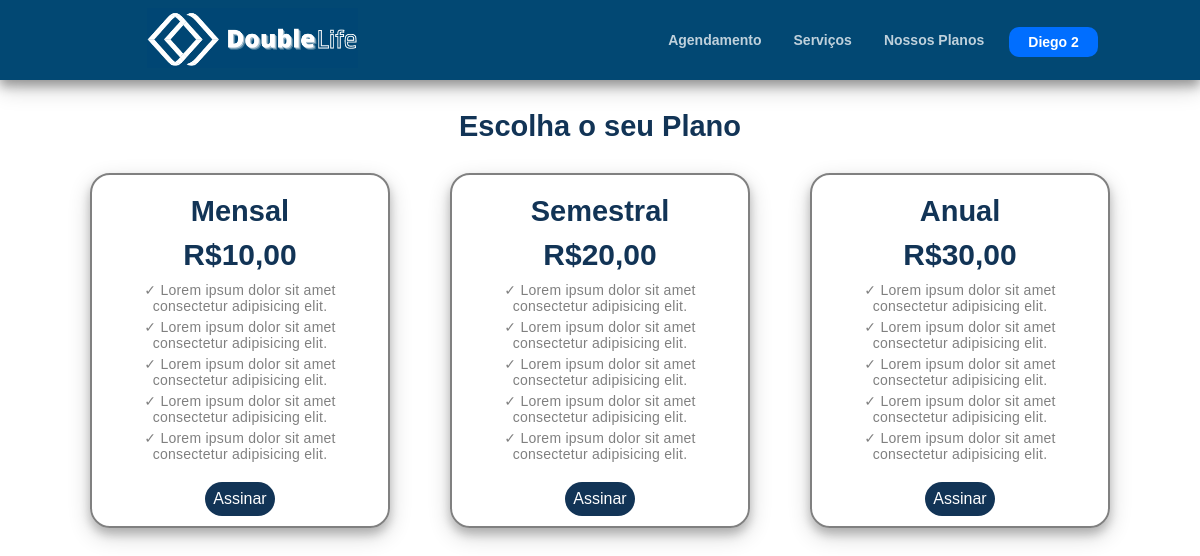
Screenshot of /DoubleLife/menu-cliente/escolherplano.php (signed in) with the database file from the repository.
### tables this page shows
CREATE TABLE `plano` (
  `ID_plano` int(11) NOT NULL,
  `Nome_plano` varchar(50) NOT NULL,
  `Preco` double NOT NULL
);

### DoubleLife/menu-cliente/escolherplano.php (the view, shortened to what this page needs)
<?php
require_once 'conexao.php';
?>
<!DOCTYPE html>
<html lang="pt-br">
<head>
<link rel="stylesheet" href="../estilos/nossos-planos.css">
<link rel="stylesheet" href="../estilos/header-footer.css">
</head>
<?php
    include ('../menu.php')
?>
<section class="nossos-planos">
    <div class= "section wf-section">
            <h1 class= "titulo-principal">Escolha o seu Plano</h1>
        </div>
    <?php
            $results = mysqli_query($conn,"SELECT * FROM plano WHERE ID_plano=1");
            $row = mysqli_fetch_array($results,MYSQLI_ASSOC);
        ?>
    <div class= "section-2 w-container">
        <div class= "planos">
            <h1 class="titulo-card"><?php echo $row['Nome_plano'] ?></h1>
            <h2 class="titulo-card"><?php echo 'R$'.$row['Preco'].',00' ?></h2>
            <ul class="ul-card">
                <li>✓ Lorem ipsum dolor sit amet consectetur adipisicing elit.</li>
                <li>✓ Lorem ipsum dolor sit amet consectetur adipisicing elit.</li>
                <li>✓ Lorem ipsum dolor sit amet consectetur adipisicing elit.</li>
                <li>✓ Lorem ipsum dolor sit amet consectetur adipisicing elit.</li>
                <li>✓ Lorem ipsum dolor sit amet consectetur adipisicing elit.</li>
            </ul>
            <a href="#" class="button w-button" id="btn-1">Assinar</a>
        </div>
		<?php
                $results2 = mysqli_query($conn,"SELECT * FROM plano WHERE ID_plano=2");
                $row2 = mysqli_fetch_array($results2,MYSQLI_ASSOC);
            ?>
        <div class="planos">
            <h1 class="titulo-card"><?php echo $row2['Nome_plano'] ?></h1>
            <h2 class="titulo-card"><?php echo 'R$'.$row2['Preco'].',00' ?></h2>
            <ul class="ul-card">
                <li>✓ Lorem ipsum dolor sit amet consectetur adipisicing elit.</li>
                <li>✓ Lorem ipsum dolor sit amet consectetur adipisicing elit.</li>
                <li>✓ Lorem ipsum dolor sit amet consectetur adipisicing elit.</li>
                <li>✓ Lorem ipsum dolor sit amet consectetur adipisicing elit.</li>
                <li>✓ Lorem ipsum dolor sit amet consectetur adipisicing elit.</li>
            </ul>
            <a href="#" class="button w-button" id="btn-2">Assinar</a>
        </div>
		<?php
                $results3 = mysqli_query($conn,"SELECT * FROM plano WHERE ID_plano=3");
                $row3 = mysqli_fetch_array($results3,MYSQLI_ASSOC);
            ?>
        <div class="planos">
            <h1 class="titulo-card"><?php echo $row3['Nome_plano'] ?></h1>
            <h2 class="titulo-card"><?php echo 'R$'.$row3['Preco'].',00' ?></h2>
            <ul class="ul-card">
                <li>✓ Lorem ipsum dolor sit amet consectetur adipisicing elit.</li>
                <li>✓ Lorem ipsum dolor sit amet consectetur adipisicing elit.</li>
                <li>✓ Lorem ipsum dolor sit amet consectetur adipisicing elit.</li>
                <li>✓ Lorem ipsum dolor sit amet consectetur adipisicing elit.</li>
                <li>✓ Lorem ipsum dolor sit amet consectetur adipisicing elit.</li>
            </ul>
            <a href="#" class="button w-button" id="btn-3">Assinar</a>
        </div>
    </div>
</section>
</body>
</html>

### DoubleLife/estilos/nossos-planos.css (style rules this page uses)
* { margin: 0; padding: 0; box-sizing: border-box; font-family: Verdana, Geneva, Tahoma, sans-serif; }
h1 { margin-top:20px; margin-bottom:10px; font-size:29px; font-weight: bold; color: #123456; }
h2 { color:#123456; font-size:30px; }
.section { height: auto; max-width:100vw; margin-bottom:30px; text-align: center; margin-top: 30px; }
.titulo-principal { color:#123456; }
.section-2 { display: flex; height: auto; max-width:100vw; margin-top: 20px; justify-content: center; align-items: stretch; }
.planos { display: flex; width: 25%; margin:0px 30px; padding-right:19px; padding-bottom:10px; padding-left:19px; flex-direction: column; justify-content: flex-start; flex-wrap: wrap; align-items: center; border: 2px solid gray; border-color: grey; border-radius:20px; font-family: Verdana, Geneva, sans-serif; box-shadow: 0 6px 10px 0 rgba(0, 0, 0, 0.2), 0 8px 22px 0 rgba(0, 0, 0, 0.19); }
ul { list-style: none; margin: 5px 0px; letter-spacing: 0.25px; color: grey; font-size:14px; }
li { margin: 5px; text-align: center; }
.button { padding: 8px; margin-top:10px; align-self: center; border-radius:20px; background-color:#123456; color: white; text-decoration: none; }

### DoubleLife/estilos/header-footer.css (style rules this page uses)
* { margin: 0; padding: 0; box-sizing: border-box; font-family: Verdana, Geneva, Tahoma, sans-serif; }

### rows the page displays
plano: Nome_plano "Mensal", Preco "10"
plano: Nome_plano "Semestral", Preco "20"
plano: Nome_plano "Anual", Preco "30"

### other values shown
$_SESSION['nome'] "Diego 2"
